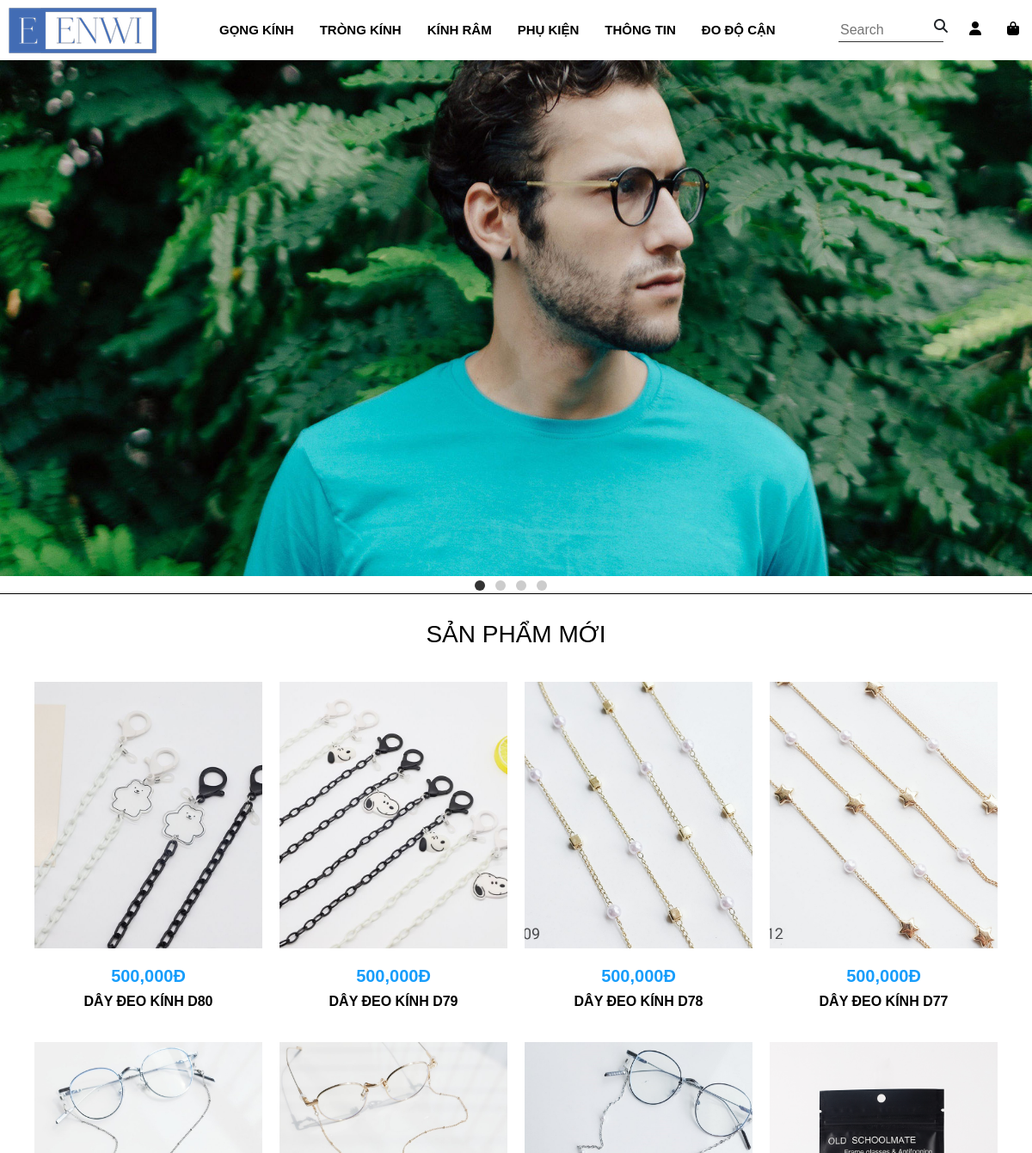
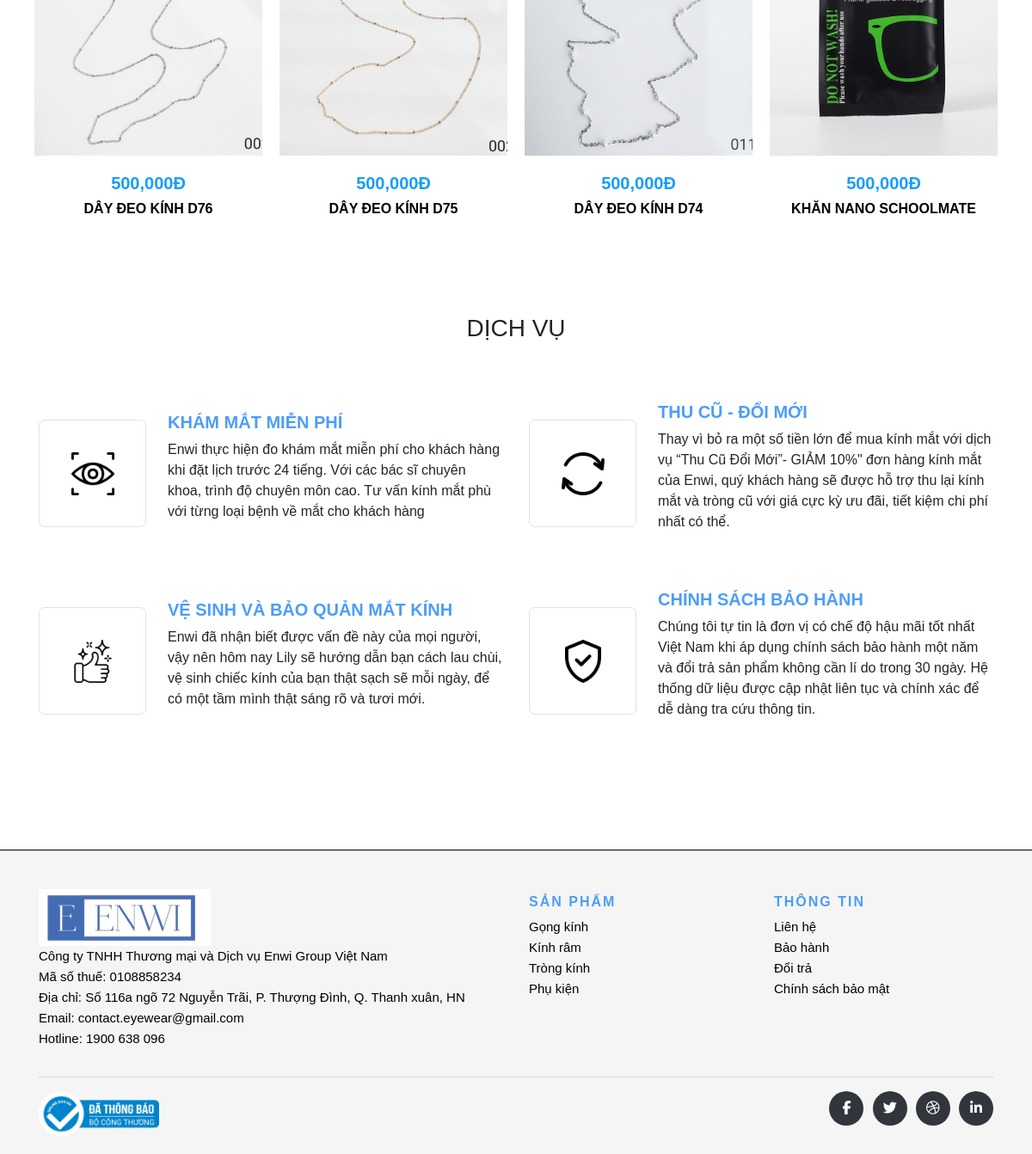
The page / on the database its author committed (2 pictures, top to bottom).
### tables this page shows
CREATE TABLE `anh` (
  `MaAnh` int(1) NOT NULL,
  `MaSP` varchar(20) NOT NULL,
  `TenAnh` text NOT NULL
);

CREATE TABLE `sanpham` (
  `MaSP` varchar(20) NOT NULL,
  `MaLoai` varchar(10) NOT NULL,
  `TenSP` varchar(100) NOT NULL,
  `SoLuong` int(11) NOT NULL,
  `ThuongHieu` varchar(50) NOT NULL,
  `GiaTien` int(11) NOT NULL,
  `ChatLieu` varchar(50) NOT NULL,
  `XuatXu` varchar(50) NOT NULL,
  `ThongSo` varchar(50) DEFAULT NULL
);

### application/controllers/index.php (called while the page is built, shortened)
<?php if ( ! defined('BASEPATH')) exit('No direct script access allowed');
class index extends CI_Controller {
	public function __construct()
	{
		$this->load->model('Model_index');
	}
	public function index()
	{
		$data = array(
			'result' => $this->Model_index->getNewProduct(),
		);
		return $this->load->view('index', $data);
	}
}

### index.php (called while the page is built, shortened)
<?php
require_once BASEPATH.'core/CodeIgniter.php';

### application/models/Model_index.php (called while the page is built, shortened)
<?php if ( ! defined('BASEPATH')) exit('No direct script access allowed');
class Model_index extends CI_Model {
	public function getNewProduct(){
		$sql = "SELECT sanpham.*, anh.* FROM `sanpham`, `anh` WHERE anh.MaSP = sanpham.MaSP ORDER BY sanpham.MaSP DESC LIMIT 8";
		$result = $this->db->query($sql);
		return $result->result_array();
	}
}

### application/views/index.php (the view, shortened to what this page needs)
<?php require(__DIR__.'/layouts/header.php'); ?>
<section id="Slide">
    <div class="aspect-ratio-169">
        <img src="<?php echo base_url('uploads/banner1.jpg'); ?>">
    </div>
    <div class="dot-container">
        <div class="dot active"></div>
        <div class="dot"></div>
        <div class="dot"></div>
        <div class="dot"></div>
    </div>
</section>
<section class="brand_section layout_padding2">
    <div class="container">
        <div class="brand_heading">
            <h3 class="custom_heading">
                SẢN PHẨM MỚI
            </h3>
        </div>
    </div>
    <div class="container-fluid brand_item-container">
        <?php foreach ($result as $key => $value): ?>
            <div class="brand_item-box">
                <div class="brand_img-box  item-1" style="background-image: url(<?php echo base_url('uploads/'.$value['TenAnh']); ?>)">
                </div>
                <div class="brand_detail-box">
                    <h5>
                        <span> <?php echo number_format($value['GiaTien']); ?>đ</span>
                    </h5>
                    <h6 class="">
                        <a style="color: black;" href="<?php echo base_url('san-pham/'.$value['MaSP']); ?>"><?php echo $value['TenSP']; ?></a>
                    </h6>
                </div>
            </div>
        <?php endforeach ?>
    </div>
</section>
<section class="service_section layout_padding">
    <div class="container">
        <h3 class="custom_heading" style="text-align: center; ">
            DỊCH VỤ
        </h3>
    </div>
    <div class="container ">
        <div class="row ">
            <div class="col-md-6 ">
                <div class="img_box ">
                    <img src="<?php echo base_url('uploads/service 1.png'); ?>" alt=" ">
                </div>
                <div class="detail_box ">
                    <h5>
                        KHÁM MẮT MIỄN PHÍ
                    </h5>
                    <p>
                        Enwi thực hiện đo khám mắt miễn phí cho khách hàng khi đặt lịch trước 24 tiếng. Với các bác sĩ chuyên khoa, trình độ chuyên môn cao. Tư vấn kính mắt phù với từng loại bệnh về mắt cho khách hàng
                    </p>
                </div>
            </div>
            <div class="col-md-6 ">
                <div class="img_box ">
                    <img src="<?php echo base_url('uploads/service 2.png'); ?>" alt=" ">
                </div>
                <div class="detail_box ">
                    <h5>
                        THU CŨ - ĐỔI MỚI
                    </h5>
                    <p>
                        Thay vì bỏ ra một số tiền lớn để mua kính mắt với dịch vụ “Thu Cũ Đổi Mới”- GIẢM 10%" đơn hàng kính mắt của Enwi, quý khách hàng sẽ được hỗ trợ thu lại kính mắt và tròng cũ với giá cực kỳ ưu đãi, tiết kiệm chi phí nhất có thể.
                    </p>
                </div>
            </div>
            <div class="col-md-6 ">
                <div class="img_box ">
                    <img src="<?php echo base_url('uploads/service 3.png'); ?>" alt=" ">
                </div>
                <div class="detail_box ">
                    <h5>
                        VỆ SINH VÀ BẢO QUẢN MẮT KÍNH
                    </h5>
                    <p>
                        Enwi đã nhận biết được vấn đề này của mọi người, vậy nên hôm nay Lily sẽ hướng dẫn bạn cách lau chùi, vệ sinh chiếc kính của bạn thật sạch sẽ mỗi ngày, để có một tầm mình thật sáng rõ và tươi mới.
                    </p>
                </div>
            </div>
            <div class="col-md-6 ">
                <div class="img_box ">
                    <img src="<?php echo base_url('uploads/service 4.png'); ?>" alt=" ">
                </div>
                <div class="detail_box ">
                    <h5>
                        CHÍNH SÁCH BẢO HÀNH
                    </h5>
                    <p>
                        Chúng tôi tự tin là đơn vị có chế độ hậu mãi tốt nhất Việt Nam khi áp dụng chính sách bảo hành một năm và đổi trả sản phẩm không cần lí do trong 30 ngày. Hệ thống dữ liệu được cập nhật liên tục và chính xác để dễ dàng tra cứu thông tin.
                    </p>
                </div>
            </div>
        </div>
    </div>
</section>
<?php require(__DIR__.'/layouts/footer.php'); ?>

### application/views/layouts/header.php (shortened to what this page needs)
<!DOCTYPE html>
<html lang="en">
<head>
    <link rel="stylesheet" href="<?php echo base_url('public/css/trangchu.css') ?>">
    <link rel="stylesheet" href="<?php echo base_url('public/css/bootstrap.css')?>">
</head>
<body>
    <header class="row">
        <div class="logo">
            <a href="<?php echo base_url(); ?>"><img src="<?php echo base_url('uploads/'); ?>logo.jpg"></a>
        </div>
        <div class="menu">
            <li><a href="cartegory.html">Gọng kính</a>
            </li>
            <li><a href="">Tròng kính</a>
            </li>
            <li><a href="">Kính râm</a></li>
            <li><a href="">Phụ kiện</a>
            </li>
            <li><a href="">Thông tin</a></li>
            <li><a href="">Đo độ cận</a></li>
        </div>
        <div class="others">
            <li>
                <form action="<?php echo base_url('tim-kiem/'); ?>">
                    <input placeholder="Search" type="text" name="s">
                    <i class="fa fa-search"></i>
                </form>
            </li>
            <li>
                <a class="fa fa-user" href="<?php echo base_url('khach-hang/'); ?>"></a>
            </li>
            <li>
                <a class="fa fa-shopping-bag " href="<?php echo base_url('gio-hang/'); ?>"></a>
            </li>
        </div>
    </header>

### application/views/layouts/footer.php (shortened to what this page needs)
    <footer class="site-footer">
        <div class="container">
            <div class="row">
                <div class="col-sm-12 col-md-6">
                    <img src="<?php echo base_url('uploads/logo.jpg'); ?>">
                    <p class="text-justify">Công ty TNHH Thương mại và Dịch vụ Enwi Group Việt Nam <br> Mã số thuế: 0108858234 <br> Địa chỉ: Số 116a ngõ 72 Nguyễn Trãi, P. Thượng Đình, Q. Thanh xuân, HN <br> Email: contact.eyewear@gmail.com<br> Hotline: 1900 638 096</p>
                </div>
                <div class="col-xs-6 col-md-3">
                    <h6>Sản phẩm</h6>
                    <ul class="footer-links">
                        <li><a href="">Gọng kính</a></li>
                        <li><a href="">Kính râm </a></li>
                        <li><a href="">Tròng kính</a></li>
                        <li><a href="">Phụ kiện</a></li>
                    </ul>
                </div>
                <div class="col-xs-6 col-md-3">
                    <h6>Thông tin</h6>
                    <ul class="footer-links">
                        <li><a href="http://scanfcode.com/about/">Liên hệ</a></li>
                        <li><a href="http://scanfcode.com/contact/">Bảo hành</a></li>
                        <li><a href="http://scanfcode.com/contribute-at-scanfcode/">Đổi trả</a></li>
                        <li><a href="http://scanfcode.com/privacy-policy/">Chính sách bảo mật</a></li>
                    </ul>
                </div>
            </div>
            <hr>
        </div>
        <div class="container">
            <div class="row">
                <div class="col-md-8 col-sm-6 col-xs-12">
                    <img src="<?php echo base_url('uploads/dangkybct.png'); ?>" width="140px">
                </div>
                <div class="col-md-4 col-sm-6 col-xs-12">
                    <ul class="social-icons">
                        <li><a class="facebook" href="#"><i class="fa fa-facebook"></i></a></li>
                        <li><a class="twitter" href="#"><i class="fa fa-twitter"></i></a></li>
                        <li><a class="dribbble" href="#"><i class="fa fa-dribbble"></i></a></li>
                        <li><a class="linkedin" href="#"><i class="fa fa-linkedin"></i></a></li>
                    </ul>
                </div>
            </div>
        </div>
    </footer>
</body>
</html>

### rows shown on the page
anh: TenAnh (picture), MaSP.GiaTien "500,000", MaSP.TenSP "DÂY ĐEO KÍNH D80"
anh: TenAnh (picture), MaSP.GiaTien "500,000", MaSP.TenSP "DÂY ĐEO KÍNH D79"
anh: TenAnh (picture), MaSP.GiaTien "500,000", MaSP.TenSP "DÂY ĐEO KÍNH D78"
anh: TenAnh (picture), MaSP.GiaTien "500,000", MaSP.TenSP "DÂY ĐEO KÍNH D77"
anh: TenAnh (picture), MaSP.GiaTien "500,000", MaSP.TenSP "DÂY ĐEO KÍNH D76"
anh: TenAnh (picture), MaSP.GiaTien "500,000", MaSP.TenSP "DÂY ĐEO KÍNH D75"
anh: TenAnh (picture), MaSP.GiaTien "500,000", MaSP.TenSP "DÂY ĐEO KÍNH D74"
anh: TenAnh (picture), MaSP.GiaTien "500,000", MaSP.TenSP "KHĂN NANO SCHOOLMATE"
